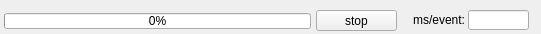
     <widget class="QFrame" name="fProgress">
      <property name="geometry">
       <rect>
        <x>3</x>
        <y>520</y>
        <width>541</width>
        <height>34</height>
       </rect>
      </property>
      <property name="frameShape">
       <enum>QFrame::NoFrame</enum>
      </property>
      <property name="frameShadow">
       <enum>QFrame::Raised</enum>
      </property>
      <widget class="QProgressBar" name="prScan">
       <property name="geometry">
        <rect>
         <x>4</x>
         <y>13</y>
         <width>307</width>
         <height>16</height>
        </rect>
       </property>
       <property name="maximum">
        <number>100</number>
       </property>
       <property name="value">
        <number>0</number>
       </property>
       <property name="alignment">
        <set>Qt::AlignCenter</set>
       </property>
      </widget>
      <widget class="QPushButton" name="pbStopScan">
       <property name="geometry">
        <rect>
         <x>316</x>
         <y>10</y>
         <width>81</width>
         <height>21</height>
        </rect>
       </property>
       <property name="toolTip">
        <string>First click attempts to stop simulation in soft mode: the already simulated events will be available for analysis.
Second click will trigger strong abort mode, which will result in loss of all simulated data.</string>
       </property>
       <property name="layoutDirection">
        <enum>Qt::LeftToRight</enum>
       </property>
       <property name="text">
        <string>stop</string>
       </property>
       <property name="checkable">
        <bool>true</bool>
       </property>
       <property name="checked">
        <bool>false</bool>
       </property>
      </widget>
      <widget class="QLineEdit" name="leEventsPerSec">
       <property name="geometry">
        <rect>
         <x>468</x>
         <y>10</y>
         <width>61</width>
         <height>20</height>
        </rect>
       </property>
       <property name="readOnly">
        <bool>true</bool>
       </property>
      </widget>
      <widget class="QLabel" name="label_147">
       <property name="geometry">
        <rect>
         <x>404</x>
         <y>13</y>
         <width>61</width>
         <height>13</height>
        </rect>
       </property>
       <property name="text">
        <string>ms/event:</string>
       </property>
       <property name="alignment">
        <set>Qt::AlignRight|Qt::AlignTrailing|Qt::AlignVCenter</set>
       </property>
      </widget>
     </widget>
